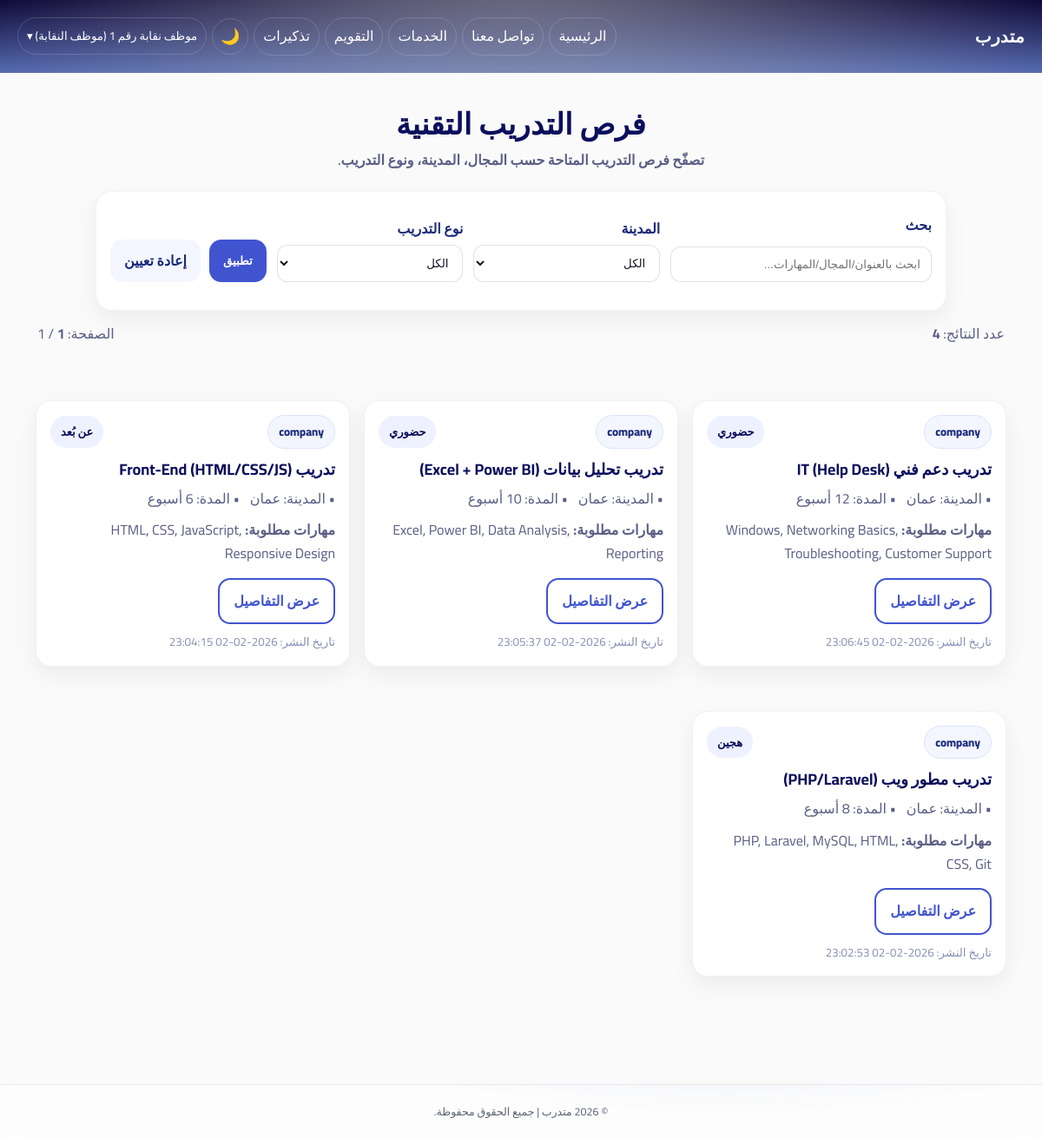
The app's page /specializations/it/it_internships_list.php (signed in) with its own data.
### tables this page shows
CREATE TABLE `it_internships` (
  `internship_id` int(11) NOT NULL,
  `provider_user_id` int(11) NOT NULL,
  `title` varchar(200) NOT NULL,
  `description` text NOT NULL,
  `field` varchar(100) DEFAULT NULL,
  `internship_type` enum('onsite','remote','hybrid') NOT NULL DEFAULT 'onsite',
  `city` varchar(100) DEFAULT NULL,
  `country` varchar(100) DEFAULT NULL,
  `duration_weeks` smallint(6) DEFAULT NULL,
  `start_date` date DEFAULT NULL,
  `end_date` date DEFAULT NULL,
  `required_skills` text DEFAULT NULL,
  `seats` smallint(6) DEFAULT 1,
  `status` enum('draft','published','closed') NOT NULL DEFAULT 'published',
  `published_at` datetime DEFAULT current_timestamp(),
  `created_at` datetime NOT NULL DEFAULT current_timestamp(),
  `updated_at` datetime NOT NULL DEFAULT current_timestamp() ON UPDATE current_timestamp()
);

CREATE TABLE `it_providers` (
  `user_id` int(11) NOT NULL,
  `company_name` varchar(200) NOT NULL,
  `company_registration_no` varchar(50) DEFAULT NULL,
  `website` varchar(255) DEFAULT NULL,
  `description` text DEFAULT NULL,
  `city` varchar(100) DEFAULT NULL,
  `country` varchar(100) DEFAULT NULL,
  `created_at` datetime NOT NULL DEFAULT current_timestamp(),
  `updated_at` datetime NOT NULL DEFAULT current_timestamp() ON UPDATE current_timestamp()
);

### includes/theme_init.php (called while the page is built, shortened)
<?php
$theme = $_SESSION['site_theme'] ?? ($_COOKIE['site_theme'] ?? 'light');
$theme = ($theme === 'dark') ? 'dark' : 'light';
?>

### specializations/it/it_internships_list.php (the view, shortened to what this page needs)
<?php
require_once __DIR__ . '/../../includes/theme_init.php';
  include("../../includes/header.php");
$q    = trim($_GET['q'] ?? '');
$page = max(1, (int)($_GET['page'] ?? 1));
$perPage = 9;
$offset = ($page - 1) * $perPage;
$where = [];
$params = [];
$where[] = "i.status = 'published'";
$whereSql = "WHERE " . implode(" AND ", $where);
$stmtCount = $pdo->prepare("
    SELECT COUNT(*)
    FROM it_internships i
    JOIN it_providers p ON p.user_id = i.provider_user_id
    $whereSql
");
$stmtCount->execute($params);
$total = (int)$stmtCount->fetchColumn();
$totalPages = max(1, (int)ceil($total / $perPage));
$stmt = $pdo->prepare("
    SELECT
      i.internship_id,
      i.title,
      i.field,
      i.internship_type,
      i.city,
      i.country,
      i.duration_weeks,
      i.start_date,
      i.end_date,
      i.required_skills,
      i.published_at,
      p.company_name
    FROM it_internships i
    JOIN it_providers p ON p.user_id = i.provider_user_id
    $whereSql
    ORDER BY i.published_at DESC, i.internship_id DESC
    LIMIT $perPage OFFSET $offset
");
$stmt->execute($params);
$rows = $stmt->fetchAll(PDO::FETCH_ASSOC);
?>
<!DOCTYPE html>
<html lang="ar" dir="rtl">
<head>
  <link rel="stylesheet" href="../assets/css/style.css">
</head>
<body data-theme="<?= htmlspecialchars($theme) ?>">
<main class="page-shell">
  <header class="page-head">
    <h1 class="page-title">فرص التدريب التقنية</h1>
    <p class="page-subtitle">تصفّح فرص التدريب المتاحة حسب المجال، المدينة، ونوع التدريب.</p>
  </header>
  <section class="filters-card">
    <form method="GET" class="filters-grid">
      <div class="filters-field">
        <label for="q">بحث</label>
        <input type="text" id="q" name="q" value="<?= htmlspecialchars($q) ?>" placeholder="ابحث بالعنوان/المجال/المهارات...">
      </div>
      <div class="filters-field">
        <label for="city">المدينة</label>
        <select id="city" name="city">
          <option value="">الكل</option>
        </select>
      </div>
      <div class="filters-field">
        <label for="type">نوع التدريب</label>
        <select id="type" name="type">
          <option value="">الكل</option>
        </select>
      </div>
      <div class="filters-actions">
        <button class="btn btn-primary" type="submit">تطبيق</button>
        <a class="btn btn-ghost" href="it_internships_list.php">إعادة تعيين</a>
      </div>
    </form>
  </section>
  <div class="results-meta">
    <span>عدد النتائج: <strong><?= $total ?></strong></span>
    <span>الصفحة: <strong><?= $page ?></strong> / <?= $totalPages ?></span>
  </div>
  <section class="cards-grid">
    <?php if (empty($rows)): ?>
      <div class="empty-state">
        لا توجد فرص مطابقة للبحث الحالي.
      </div>
    <?php else: ?>
      <?php foreach ($rows as $r): ?>
        <article class="card">
          <div class="card-top">
            <span class="pill"><?= htmlspecialchars($r['company_name']) ?></span>
            <span class="type-badge">
              <?php
                $t = $r['internship_type'];
                echo ($t === 'remote' ? 'عن بُعد' : ($t === 'hybrid' ? 'هجين' : 'حضوري'));
              ?>
            </span>
          </div>
          <h3 class="card-title"><?= htmlspecialchars($r['title']) ?></h3>
          <p class="card-meta">
            <?php if (!empty($r['city'])): ?>
              <span>• المدينة: <?= htmlspecialchars($r['city']) ?></span>
            <?php endif; ?>
            <?php if (!empty($r['duration_weeks'])): ?>
              <span>• المدة: <?= (int)$r['duration_weeks'] ?> أسبوع</span>
            <?php endif; ?>
          </p>
          <?php if (!empty($r['required_skills'])): ?>
            <p class="card-skills">
              <strong>مهارات مطلوبة:</strong>
              <?= htmlspecialchars(mb_strimwidth($r['required_skills'], 0, 120, '...')) ?>
            </p>
          <?php endif; ?>
          <div class="card-actions">
            <a class="btn btn-outline" href="it_internship_view.php?id=<?= (int)$r['internship_id'] ?>">عرض التفاصيل</a>
          </div>
          <div class="card-foot">
            <small>تاريخ النشر: <?= htmlspecialchars($r['published_at']) ?></small>
          </div>
        </article>
      <?php endforeach; ?>
    <?php endif; ?>
  </section>
</main>
<?php include("../../includes/footer.php"); ?>
</body>
</html>

### assets/css/style.css (style rules this page uses)
section { padding: 34px 0; }
label { display: block; margin-bottom: 6px; font-weight: 700; color: var(--ink); }
.btn-primary { background: var(--primary); }
.page-title { margin: 10px 0 14px; }
label { display:block;margin-top:10px }
input { width:100%;padding:9px;border:1px solid #ccc;border-radius:10px;margin-top:6px }
button { padding:10px 14px;border:0;border-radius:10px;background:#0077b6;color:#fff;cursor:pointer }
.card { margin-top:15px;background:#f8f9fa;border:1px solid #e6e6e6;padding:12px;border-radius:12px }
.pill { display:inline-block;padding:8px 12px;border-radius:999px;background:#f3f6ff;border:1px solid #dbe3ff;color:#0c005a;font-size:13px; }

### assets/css/lawyers.css (style rules this page uses)
.page-title { font-size: 34px; letter-spacing: .2px; margin: 0 0 6px; }
.page-subtitle { margin: 0; color: var(--muted); font-weight: 600; }
.filters-card { width: min(980px, 96vw); margin: 0 auto 18px; padding: 12px; background: rgba(255,255,255,0.72); border: 1px solid var(--border); border-radius: var(--radius); box-shadow: var(--shadow-sm); backdrop-filter: blur(10px); -webkit-backdrop-filter: blur(10px); }
.card-top { display: flex; align-items: center; gap: 12px; margin-bottom: 12px; }
.pill { display: inline-flex; align-items: center; justify-content: center; padding: 5px 10px; border-radius: 999px; font-size: 12px; font-weight: 800; border: 1px solid transparent; white-space: nowrap; }
.card-actions { margin-top: 12px; display: flex; align-items: center; justify-content: flex-start; }
.card-actions .btn { box-shadow: none; }

### assets/css/theme.css (style rules this page uses)
:root { --bg: #fafafa; --surface: #ffffff; --primary: #415f9d; --primary-700: #314a83; --primary-800: #283f74; --ink: #0c005a; --text: #141827; --muted: #5b6475; --border: #e6e8f0; --border-strong: #d5d8e2; --shadow: 0 10px 30px rgba(12, 0, 90, 0.10); --shadow-sm: 0 6px 18px rgba(12, 0, 90, 0.08); --success: #2d6a4f; --danger: #c1121f; --warning: #f59f00; --info: #0ea5e9; --radius: 16px; --radius-sm: 12px; --radius-xs: 10px; --header-h: 64px; --sidebar-w: 280px; --container: 1200px; --footer-h: 42px; }
* { box-sizing: border-box; }
html, body { height: 100%; }
body { margin: 0; font-family: 'Cairo', system-ui, -apple-system, 'Segoe UI', Arial, sans-serif; background: var(--bg); color: var(--text); direction: rtl; line-height: 1.6; min-height: 100vh; display: flex; flex-direction: column; }
a { color: inherit; text-decoration: none; }
h1, h2, h3, h4 { color: var(--ink); margin: 0 0 10px 0; line-height: 1.25; }
:where(input, select, textarea) { width: 100%; padding: 10px 12px; border-radius: var(--radius-xs); border: 1px solid var(--border-strong); background: var(--surface); color: var(--text); outline: none; }
:where(input, select, textarea):focus { border-color: rgba(65, 95, 157, 0.55); box-shadow: 0 0 0 4px rgba(65, 95, 157, 0.12); }
button { font-family: inherit; }
.btn, button { display: inline-flex; align-items: center; justify-content: center; gap: 8px; padding: 10px 14px; border-radius: var(--radius-xs); border: 1px solid transparent; background: var(--primary); color: #fff; cursor: pointer; transition: transform .08s ease, box-shadow .18s ease, background .18s ease, border-color .18s ease, opacity .18s ease; }
.card { background: var(--surface); border-radius: var(--radius); border: 1px solid var(--border); box-shadow: var(--shadow-sm); padding: 5px 20px; margin-bottom: 20px; }
:where(a, button, input, select, textarea):focus-visible { outline: 3px solid rgba(65, 95, 157, 0.35); outline-offset: 2px; }

### records on screen
it_internships: provider_user.company_name "company", internship_type "حضوري", title "تدريب دعم فني IT (Help Desk)", city "عمان", required_skills "Windows, Networking Basics, Troubleshooting, Customer Support", published_at "2026-02-02 23:06:45"
it_internships: provider_user.company_name "company", internship_type "حضوري", title "تدريب تحليل بيانات (Excel + Power BI)", city "عمان", required_skills "Excel, Power BI, Data Analysis, Reporting", published_at "2026-02-02 23:05:37"
it_internships: provider_user.company_name "company", internship_type "عن بُعد", title "تدريب Front-End (HTML/CSS/JS)", city "عمان", required_skills "HTML, CSS, JavaScript, Responsive Design", published_at "2026-02-02 23:04:15"
it_internships: provider_user.company_name "company", internship_type "هجين", title "تدريب مطور ويب (PHP/Laravel)", city "عمان", required_skills "PHP, Laravel, MySQL, HTML, CSS, Git", published_at "2026-02-02 23:02:53"

### other values on screen
$_SESSION['full_name'] "موظف نقابة رقم 1"
$role_ar "موظف النقابة"
$total "4"
$page "1"
$totalPages "1"
